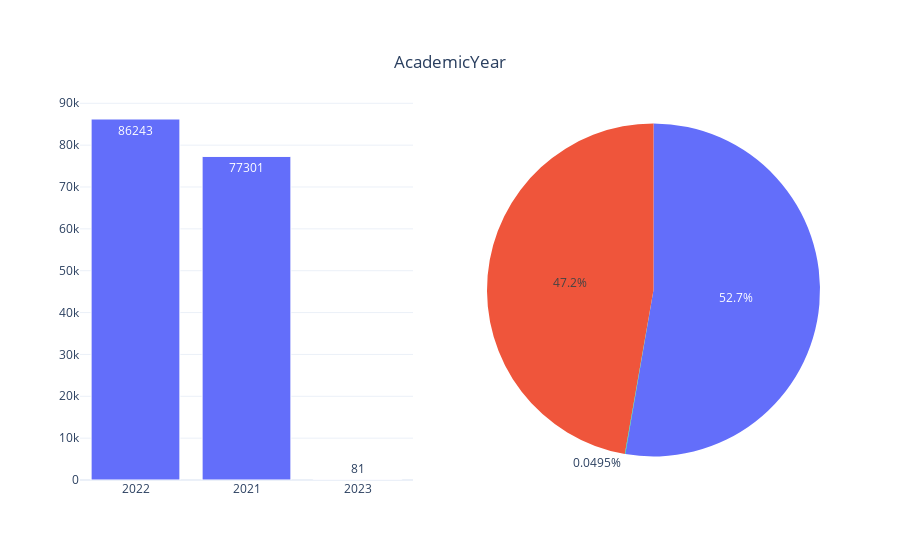

The code cell stored with this chart in its notebook:
### Code cell
categorical_variable_summary(df, 'AcademicYear')

### Figure 1 — Plotly figure (JSON) as saved in the notebook; plotly's stock layout.template omitted (floating-point values rounded to 4 significant figures)
{"data": [{"marker": {"line": {"color": "white", "width": 1}}, "name": "AcademicYear", "showlegend": false, "text": ["86243", "77301", "81"], "textposition": "auto", "type": "bar", "x": ["2022", "2021", "2023"], "xaxis": "x", "y": [86243, 77301, 81], "yaxis": "y"}, {"domain": {"x": [0.55, 1], "y": [0, 1]}, "labels": [2022, 2021, 2023], "name": "AcademicYear", "showlegend": false, "textposition": "auto", "type": "pie", "values": [86243, 77301, 81]}], "layout": {"autosize": true, "title": {"text": "AcademicYear", "x": 0.5, "xanchor": "center", "y": 0.9, "yanchor": "top"}, "xaxis": {"anchor": "y", "autorange": true, "domain": [0, 0.45], "range": [-0.5, 2.5], "type": "category"}, "yaxis": {"anchor": "x", "autorange": true, "domain": [0, 1], "range": [0, 90780.0], "type": "linear"}}}
